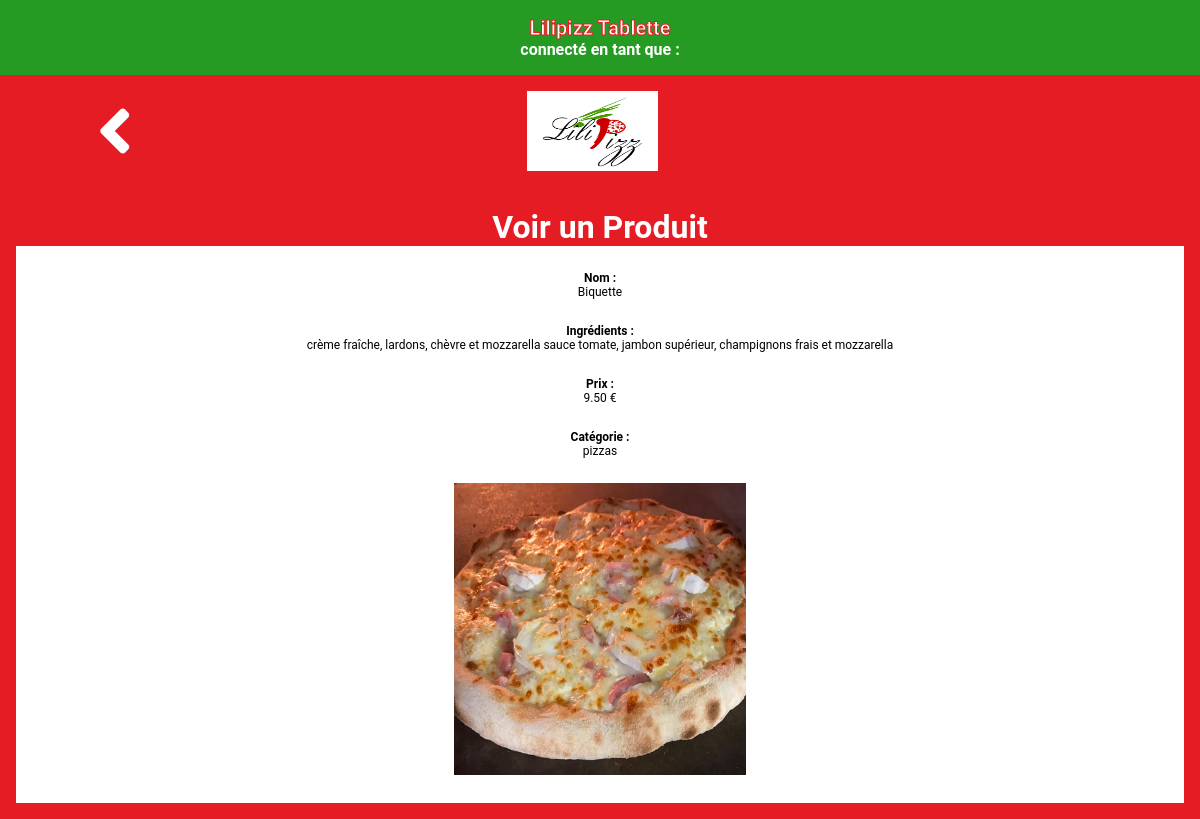
Screenshot of /AppTablette/showItem.php?id=7 with the database file from the repository.
### tables this page shows
CREATE TABLE `produits` (
  `id` int(11) NOT NULL AUTO_INCREMENT,
  `nomProduit` varchar(100) NOT NULL,
  `ingredients` varchar(255) NOT NULL,
  `prix` float NOT NULL,
  `images` varchar(255) NOT NULL,
  `id_categorie` int(11) DEFAULT NULL,
  PRIMARY KEY (`id`),
  KEY `id_categorie` (`id_categorie`),
  CONSTRAINT `produits_ibfk_1` FOREIGN KEY (`id_categorie`) REFERENCES `categories` (`id`)
);

CREATE TABLE `categories` (
  `id` int(11) NOT NULL AUTO_INCREMENT,
  `nomCategorie` varchar(100) NOT NULL,
  PRIMARY KEY (`id`)
);

### AppTablette/showItem.php (the view, shortened to what this page needs)
<?php
    require 'src/connection.php';
    if(!empty($_GET['id']))
    {
        $id = checkInput($_GET['id']);
    }
    $response = $bdd->prepare("SELECT produits.id, produits.nomProduit, produits.ingredients, produits.prix, produits.images, categories.nomCategorie AS category FROM produits LEFT JOIN categories ON produits.id_categorie = categories.id WHERE produits.id = ?");
    $response->execute(array($id));
    $produit = $response->fetch();
    function checkInput($data)
    {
        $data = trim($data);
        $data = stripslashes($data);
        $data = htmlspecialchars($data);
        return $data;
    }
?>
<!DOCTYPE html>
<html lang="fr">
<head>
    <link rel="stylesheet" href="css/showItem.css">
    <link rel="stylesheet" href="https://use.fontawesome.com/releases/v5.6.3/css/all.css"
>
    <link rel="stylesheet" href="https://use.fontawesome.com/releases/v5.6.3/css/all.css">
</head>
<body>
    <header>
    <p><a href='index.php'>Lilipizz Tablette</a></p>
    <?php echo "connecté en tant que : ".$_SESSION['name']; ?>
    </header>
<nav>
    <div class="nav-left">
    <ul>
        <li><a href="carte.php"><i class="fas fa-angle-left"></i></a></li>
    </ul>
    </div>
    <div class="nav-middle">
    <ul>
        <li><img src="img/logo.png"></li>
    </ul>
    </div>
    <div class="nav-right">
    <ul>
        <li></i></li>
    </ul>
    </div>
</nav>
<main>
<h1><strong>Voir un Produit</strong></h1>
    <table  id="tour_table_content">
        <tr>
            <td>
            <label><h4>Nom : </h4></label><?php echo $produit['nomProduit'];?>
            </td>
        </tr>
        <tr>
            <td>
            <label><h4>Ingrédients : </h4></label><?php echo $produit['ingredients'];?>
            </td>
        </tr>
        <tr>
            <td>
            <label><h4>Prix : </h4><i class="ion-ios-paperplane"></i></label><?php echo number_format((float)$produit['prix'], 2, '.', ''). ' €';?>
            </td>
        </tr>
        <tr>
            <td>
            <label><h4>Catégorie : </h4></label><?php echo $produit['category'];?>
            </td>
        </tr>
        <tr>
            <td>
                <img src="<?php echo 'img/'.$produit['images'];?>" alt="...">
            </td>
        </tr>
    </table>
</main>
</body>
</html>

### AppTablette/css/showItem.css (style rules this page uses)
* { margin: 0; padding: 0; }
body { font-family: 'Roboto', sans-serif; background-color: #e51c23; }
h1 { color: #fff; }
header { background-color: rgb(37, 155, 36); color: #ffffff; font-weight: bold; text-align: center; padding: 1em; }
header p a { text-decoration : none; color : #fff; font-size : 20px; -webkit-text-stroke: 1px #e51c23; }
nav { background-color: rgb(229, 28, 35); color: #ffffff; padding: 1em; display: flex; }
.nav-left { height: 100%; width: 10%; text-align: right; }
.nav-left li { list-style: none; display: inline; font-size: 4.5em; }
.nav-left a { color: rgb(255,255,255); }
.nav-middle { height: 100%; width: 45%; text-align: right; }
.nav-middle li { list-style: none; display: inline; font-size: 1.55em; }
nav img { height: 80px; vertical-align: middle; }
.nav-right { height: 100%; width: 40%; vertical-align: middle; line-height: 40px; }
.nav-right li { list-style: none; display: inline; padding-left: 1em; font-size: 1.55em; }
main { background-color: rgb(229, 28, 35); display: flex; flex-direction: column; align-items: center; margin: 1em; }
#tour_table_content { background-color: rgb(255, 255, 255); color: rgb(0, 0, 0); border-spacing:0 25px; width: 100%; }
#tour_table_content tr { width: 25%; text-align: center; }
#tour_table_content td { font-size: 12px; text-align: center; }
img { width: 25%; }

### rows the page displays
produits: nomProduit "Biquette", ingredients "crème fraîche, lardons, chèvre et mozzarella sauce tomate, jambon supérieur, champignons frais et mozzarella", prix "9.50", id_categorie.nomCategorie "pizzas", images (picture)
